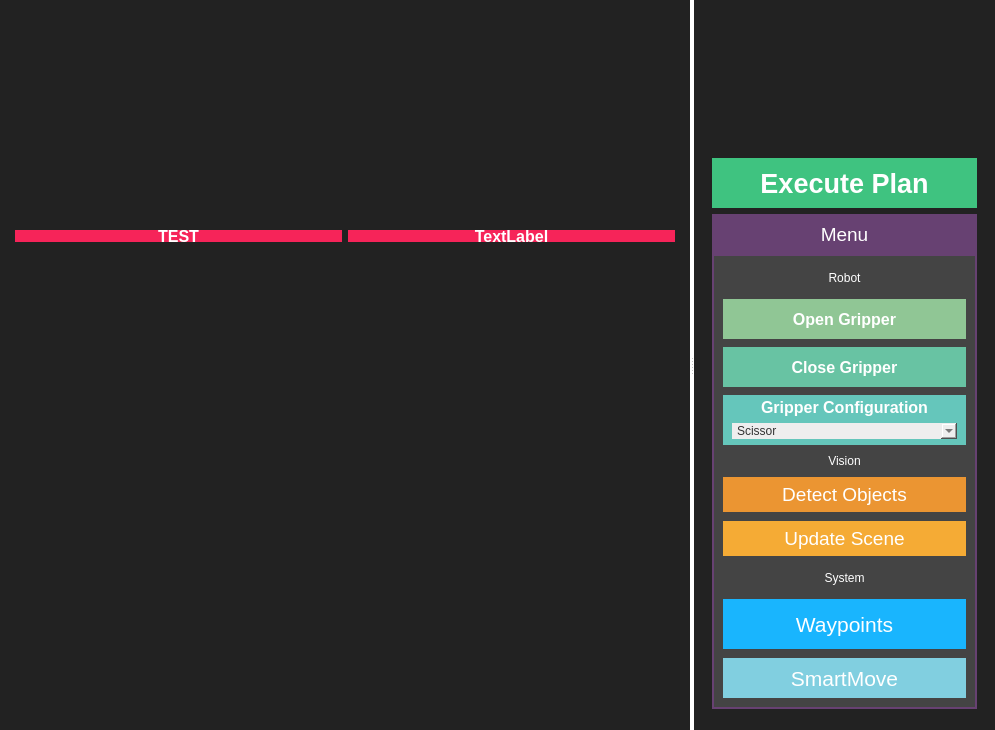
<?xml version="1.0" encoding="UTF-8"?>
<ui version="4.0">
 <class>Form</class>
 <widget class="QWidget" name="Form">
  <property name="geometry">
   <rect>
    <x>0</x>
    <y>0</y>
    <width>995</width>
    <height>730</height>
   </rect>
  </property>
  <property name="minimumSize">
   <size>
    <width>800</width>
    <height>600</height>
   </size>
  </property>
  <property name="windowTitle">
   <string>Instructor</string>
  </property>
  <property name="autoFillBackground">
   <bool>false</bool>
  </property>
  <property name="styleSheet">
   <string notr="true">background-color:#ffffff</string>
  </property>
  <layout class="QHBoxLayout" name="horizontalLayout_2">
   <property name="spacing">
    <number>0</number>
   </property>
   <property name="margin">
    <number>0</number>
   </property>
   <item>
    <widget class="QSplitter" name="splitter">
     <property name="orientation">
      <enum>Qt::Horizontal</enum>
     </property>
     <widget class="QWidget" name="instructor_widget" native="true">
      <property name="sizePolicy">
       <sizepolicy hsizetype="Expanding" vsizetype="Preferred">
        <horstretch>0</horstretch>
        <verstretch>0</verstretch>
       </sizepolicy>
      </property>
      <property name="minimumSize">
       <size>
        <width>400</width>
        <height>0</height>
       </size>
      </property>
      <property name="baseSize">
       <size>
        <width>0</width>
        <height>0</height>
       </size>
      </property>
      <property name="styleSheet">
       <string notr="true">background-color:#222222</string>
      </property>
      <layout class="QGridLayout" name="gridLayout_4">
       <property name="margin">
        <number>0</number>
       </property>
       <property name="spacing">
        <number>0</number>
       </property>
       <item row="2" column="0">
        <widget class="QWidget" name="widget" native="true">
         <property name="maximumSize">
          <size>
           <width>16777215</width>
           <height>42</height>
          </size>
         </property>
         <layout class="QGridLayout" name="gridLayout_3">
          <property name="margin">
           <number>9</number>
          </property>
          <item row="0" column="0">
           <layout class="QHBoxLayout" name="view_layout">
            <property name="margin">
             <number>6</number>
            </property>
           </layout>
          </item>
         </layout>
        </widget>
       </item>
       <item row="1" column="0">
        <layout class="QGridLayout" name="instructor_layout">
         <property name="spacing">
          <number>0</number>
         </property>
         <item row="0" column="0">
          <widget class="QWidget" name="widget_2" native="true">
           <property name="minimumSize">
            <size>
             <width>0</width>
             <height>41</height>
            </size>
           </property>
           <property name="maximumSize">
            <size>
             <width>16777215</width>
             <height>42</height>
            </size>
           </property>
           <layout class="QGridLayout" name="gridLayout_5">
            <item row="0" column="0">
             <layout class="QHBoxLayout" name="status_layout">
              <property name="margin">
               <number>6</number>
              </property>
              <item>
               <widget class="QLabel" name="status_label">
                <property name="maximumSize">
                 <size>
                  <width>600</width>
                  <height>16777215</height>
                 </size>
                </property>
                <property name="font">
                 <font>
                  <pointsize>12</pointsize>
                  <weight>75</weight>
                  <bold>true</bold>
                 </font>
                </property>
                <property name="styleSheet">
                 <string notr="true">background-color:#F62459; color:#ffffff</string>
                </property>
                <property name="text">
                 <string>TEST</string>
                </property>
                <property name="alignment">
                 <set>Qt::AlignCenter</set>
                </property>
               </widget>
              </item>
              <item>
               <widget class="QLabel" name="toast_label">
                <property name="font">
                 <font>
                  <pointsize>12</pointsize>
                  <weight>75</weight>
                  <bold>true</bold>
                 </font>
                </property>
                <property name="styleSheet">
                 <string notr="true">background-color:#F62459; color:#ffffff</string>
                </property>
                <property name="text">
                 <string>TextLabel</string>
                </property>
                <property name="alignment">
                 <set>Qt::AlignCenter</set>
                </property>
               </widget>
              </item>
             </layout>
            </item>
           </layout>
          </widget>
         </item>
        </layout>
       </item>
      </layout>
     </widget>
     <widget class="QWidget" name="container_widget" native="true">
      <property name="minimumSize">
       <size>
        <width>300</width>
        <height>0</height>
       </size>
      </property>
      <property name="maximumSize">
       <size>
        <width>301</width>
        <height>16777215</height>
       </size>
      </property>
      <property name="styleSheet">
       <string notr="true">background-color:#222222</string>
      </property>
      <layout class="QGridLayout" name="gridLayout_2">
       <property name="margin">
        <number>0</number>
       </property>
       <property name="spacing">
        <number>0</number>
       </property>
       <item row="0" column="0">
        <widget class="QWidget" name="component_container" native="true">
         <layout class="QGridLayout" name="gridLayout">
          <property name="margin">
           <number>0</number>
          </property>
          <property name="spacing">
           <number>0</number>
          </property>
          <item row="0" column="0">
           <layout class="QVBoxLayout" name="component_layout">
            <property name="topMargin">
             <number>6</number>
            </property>
            <property name="rightMargin">
             <number>6</number>
            </property>
           </layout>
          </item>
         </layout>
        </widget>
       </item>
       <item row="9" column="0">
        <widget class="QWidget" name="button_container" native="true">
         <property name="minimumSize">
          <size>
           <width>0</width>
           <height>50</height>
          </size>
         </property>
         <layout class="QVBoxLayout" name="verticalLayout_2">
          <item>
           <layout class="QVBoxLayout" name="button_layout">
            <property name="margin">
             <number>6</number>
            </property>
           </layout>
          </item>
          <item>
           <widget class="QWidget" name="widget_3" native="true">
            <property name="minimumSize">
             <size>
              <width>0</width>
              <height>50</height>
             </size>
            </property>
            <layout class="QVBoxLayout" name="verticalLayout_3">
             <property name="spacing">
              <number>0</number>
             </property>
             <property name="bottomMargin">
              <number>12</number>
             </property>
             <item>
              <widget class="QWidget" name="widget_5" native="true">
               <property name="minimumSize">
                <size>
                 <width>0</width>
                 <height>50</height>
                </size>
               </property>
               <layout class="QHBoxLayout" name="horizontalLayout">
                <property name="spacing">
                 <number>0</number>
                </property>
                <property name="leftMargin">
                 <number>0</number>
                </property>
                <property name="topMargin">
                 <number>0</number>
                </property>
                <property name="rightMargin">
                 <number>0</number>
                </property>
                <property name="bottomMargin">
                 <number>6</number>
                </property>
                <item>
                 <widget class="QPushButton" name="run_button">
                  <property name="minimumSize">
                   <size>
                    <width>0</width>
                    <height>50</height>
                   </size>
                  </property>
                  <property name="font">
                   <font>
                    <pointsize>20</pointsize>
                    <weight>75</weight>
                    <bold>true</bold>
                   </font>
                  </property>
                  <property name="focusPolicy">
                   <enum>Qt::NoFocus</enum>
                  </property>
                  <property name="styleSheet">
                   <string notr="true">QPushButton#run_button{border: 2px solid #3FC380;
border-radius: 0px;
background-color: #3FC380;
color:#ffffff}
QPushButton#run_button:pressed{
border: 2px solid #3FC380;
border-radius: 0px;
background-color: #3FC380;
color:#ffffff}</string>
                  </property>
                  <property name="text">
                   <string>Execute Plan</string>
                  </property>
                 </widget>
                </item>
               </layout>
              </widget>
             </item>
             <item>
              <widget class="QPushButton" name="menu_button">
               <property name="minimumSize">
                <size>
                 <width>0</width>
                 <height>40</height>
                </size>
               </property>
               <property name="font">
                <font>
                 <pointsize>14</pointsize>
                 <weight>50</weight>
                 <italic>false</italic>
                 <bold>false</bold>
                </font>
               </property>
               <property name="focusPolicy">
                <enum>Qt::NoFocus</enum>
               </property>
               <property name="styleSheet">
                <string notr="true">QPushButton#menu_button{border: 2px solid #674172;
border-radius: 0px;
background-color: #674172;
color:#ffffff}
QPushButton#menu_button:pressed{
border: 2px solid #674172;
border-radius: 0px;
background-color: #674172;
color:#ffffff}</string>
               </property>
               <property name="text">
                <string>Menu</string>
               </property>
              </widget>
             </item>
             <item>
              <widget class="QFrame" name="menu_widget">
               <property name="minimumSize">
                <size>
                 <width>0</width>
                 <height>50</height>
                </size>
               </property>
               <property name="styleSheet">
                <string notr="true">background-color:#444444;border: 2px solid #674172</string>
               </property>
               <layout class="QVBoxLayout" name="verticalLayout_6">
                <property name="spacing">
                 <number>0</number>
                </property>
                <property name="margin">
                 <number>0</number>
                </property>
                <item>
                 <layout class="QVBoxLayout" name="verticalLayout_5">
                  <property name="spacing">
                   <number>9</number>
                  </property>
                  <property name="margin">
                   <number>9</number>
                  </property>
                  <item>
                   <widget class="QLabel" name="label_2">
                    <property name="minimumSize">
                     <size>
                      <width>0</width>
                      <height>25</height>
                     </size>
                    </property>
                    <property name="styleSheet">
                     <string notr="true">color:#fff;border: 0px</string>
                    </property>
                    <property name="text">
                     <string>Robot</string>
                    </property>
                    <property name="alignment">
                     <set>Qt::AlignCenter</set>
                    </property>
                   </widget>
                  </item>
                  <item>
                   <layout class="QVBoxLayout" name="verticalLayout">
                    <property name="spacing">
                     <number>8</number>
                    </property>
                    <item>
                     <widget class="QPushButton" name="open_gripper_button">
                      <property name="minimumSize">
                       <size>
                        <width>0</width>
                        <height>40</height>
                       </size>
                      </property>
                      <property name="font">
                       <font>
                        <pointsize>12</pointsize>
                        <weight>75</weight>
                        <bold>true</bold>
                       </font>
                      </property>
                      <property name="focusPolicy">
                       <enum>Qt::NoFocus</enum>
                      </property>
                      <property name="styleSheet">
                       <string notr="true">QPushButton#open_gripper_button{border: 2px solid #90C695;
border-radius: 0px;
background-color: #90C695;
color:#ffffff}
QPushButton#open_gripper_button:pressed{
border: 2px solid #90C695;
border-radius: 0px;
background-color: #90C695;
color:#ffffff}</string>
                      </property>
                      <property name="text">
                       <string>Open Gripper</string>
                      </property>
                     </widget>
                    </item>
                    <item>
                     <widget class="QPushButton" name="close_gripper_button">
                      <property name="minimumSize">
                       <size>
                        <width>0</width>
                        <height>40</height>
                       </size>
                      </property>
                      <property name="font">
                       <font>
                        <pointsize>12</pointsize>
                        <weight>75</weight>
                        <bold>true</bold>
                       </font>
                      </property>
                      <property name="focusPolicy">
                       <enum>Qt::NoFocus</enum>
                      </property>
                      <property name="styleSheet">
                       <string notr="true">QPushButton#close_gripper_button{border: 2px solid #68C3A3;
border-radius: 0px;
background-color: #68C3A3;
color:#ffffff}
QPushButton#close_gripper_button:pressed{
border: 2px solid #68C3A3;
border-radius: 0px;
background-color: #68C3A3;
color:#ffffff}</string>
                      </property>
                      <property name="text">
                       <string>Close Gripper</string>
                      </property>
                     </widget>
                    </item>
                    <item>
                     <widget class="QWidget" name="widget_4" native="true">
                      <property name="minimumSize">
                       <size>
                        <width>0</width>
                        <height>50</height>
                       </size>
                      </property>
                      <property name="styleSheet">
                       <string notr="true">background-color:#65C6BB;border: 0px</string>
                      </property>
                      <layout class="QVBoxLayout" name="verticalLayout_4">
                       <property name="topMargin">
                        <number>3</number>
                       </property>
                       <property name="bottomMargin">
                        <number>6</number>
                       </property>
                       <item>
                        <widget class="QLabel" name="label">
                         <property name="font">
                          <font>
                           <pointsize>12</pointsize>
                           <weight>75</weight>
                           <bold>true</bold>
                          </font>
                         </property>
                         <property name="styleSheet">
                          <string notr="true">color:#fff</string>
                         </property>
                         <property name="text">
                          <string>Gripper Configuration</string>
                         </property>
                         <property name="alignment">
                          <set>Qt::AlignCenter</set>
                         </property>
                        </widget>
                       </item>
                       <item>
                        <widget class="QComboBox" name="gripper_combo">
                         <property name="focusPolicy">
                          <enum>Qt::NoFocus</enum>
                         </property>
                         <property name="styleSheet">
                          <string notr="true">background-color:#eee;color:#333</string>
                         </property>
                         <item>
                          <property name="text">
                           <string>Scissor</string>
                          </property>
                         </item>
                         <item>
                          <property name="text">
                           <string>Basic</string>
                          </property>
                         </item>
                         <item>
                          <property name="text">
                           <string>Pinch</string>
                          </property>
                         </item>
                         <item>
                          <property name="text">
                           <string>Wide</string>
                          </property>
                         </item>
                        </widget>
                       </item>
                      </layout>
                     </widget>
                    </item>
                   </layout>
                  </item>
                  <item>
                   <widget class="QLabel" name="label_4">
                    <property name="styleSheet">
                     <string notr="true">color:#fff;border: 0px</string>
                    </property>
                    <property name="text">
                     <string>Vision</string>
                    </property>
                    <property name="alignment">
                     <set>Qt::AlignCenter</set>
                    </property>
                   </widget>
                  </item>
                  <item>
                   <widget class="QPushButton" name="detect_objects_button">
                    <property name="minimumSize">
                     <size>
                      <width>0</width>
                      <height>35</height>
                     </size>
                    </property>
                    <property name="font">
                     <font>
                      <pointsize>14</pointsize>
                     </font>
                    </property>
                    <property name="focusPolicy">
                     <enum>Qt::NoFocus</enum>
                    </property>
                    <property name="styleSheet">
                     <string notr="true">QPushButton#detect_objects_button{border: 2px solid #EB9532;
border-radius: 0px;
background-color: #EB9532;
color:#ffffff}
QPushButton#detect_objects_button:pressed{
border: 2px solid #EB9532;
border-radius: 0px;
background-color: #EB9532;
color:#ffffff}</string>
                    </property>
                    <property name="text">
                     <string>Detect Objects</string>
                    </property>
                   </widget>
                  </item>
                  <item>
                   <widget class="QPushButton" name="update_scene_button">
                    <property name="minimumSize">
                     <size>
                      <width>0</width>
                      <height>35</height>
                     </size>
                    </property>
                    <property name="font">
                     <font>
                      <pointsize>14</pointsize>
                     </font>
                    </property>
                    <property name="focusPolicy">
                     <enum>Qt::NoFocus</enum>
                    </property>
                    <property name="styleSheet">
                     <string notr="true">QPushButton#update_scene_button{border: 2px solid #F5AB35;
border-radius: 0px;
background-color: #F5AB35;
color:#ffffff}
QPushButton#update_scene_button:pressed{
border: 2px solid #F5AB35;
border-radius: 0px;
background-color: #F5AB35;
color:#ffffff}</string>
                    </property>
                    <property name="text">
                     <string>Update Scene</string>
                    </property>
                   </widget>
                  </item>
                  <item>
                   <widget class="QLabel" name="label_3">
                    <property name="minimumSize">
                     <size>
                      <width>0</width>
                      <height>25</height>
                     </size>
                    </property>
                    <property name="styleSheet">
                     <string notr="true">color:#fff;border: 0px</string>
                    </property>
                    <property name="text">
                     <string>System</string>
                    </property>
                    <property name="alignment">
                     <set>Qt::AlignCenter</set>
                    </property>
                   </widget>
                  </item>
                  <item>
                   <widget class="QPushButton" name="waypoint_btn">
                    <property name="minimumSize">
                     <size>
                      <width>0</width>
                      <height>50</height>
                     </size>
                    </property>
                    <property name="font">
                     <font>
                      <pointsize>16</pointsize>
                     </font>
                    </property>
                    <property name="focusPolicy">
                     <enum>Qt::NoFocus</enum>
                    </property>
                    <property name="styleSheet">
                     <string notr="true">QPushButton#waypoint_btn{border: 2px solid #19B5FE;
border-radius: 0px;
background-color: #19B5FE;
color:#ffffff}
QPushButton#waypoint_btn:pressed{
border: 2px solid #19B5FE;
border-radius: 0px;
background-color: #19B5FE;
color:#ffffff}</string>
                    </property>
                    <property name="text">
                     <string>Waypoints</string>
                    </property>
                   </widget>
                  </item>
                  <item>
                   <widget class="QPushButton" name="smartmove_button">
                    <property name="minimumSize">
                     <size>
                      <width>0</width>
                      <height>40</height>
                     </size>
                    </property>
                    <property name="font">
                     <font>
                      <pointsize>16</pointsize>
                     </font>
                    </property>
                    <property name="focusPolicy">
                     <enum>Qt::NoFocus</enum>
                    </property>
                    <property name="styleSheet">
                     <string notr="true">QPushButton#smartmove_button{border: 2px solid #81CFE0;
border-radius: 0px;
background-color: #81CFE0;
color:#ffffff}
QPushButton#smartmove_button:pressed{
border: 2px solid #81CFE0;
border-radius: 0px;
background-color: #81CFE0;
color:#ffffff}</string>
                    </property>
                    <property name="text">
                     <string>SmartMove</string>
                    </property>
                   </widget>
                  </item>
                 </layout>
                </item>
               </layout>
              </widget>
             </item>
            </layout>
           </widget>
          </item>
         </layout>
        </widget>
       </item>
      </layout>
     </widget>
    </widget>
   </item>
  </layout>
 </widget>
 <resources/>
 <connections/>
</ui>
